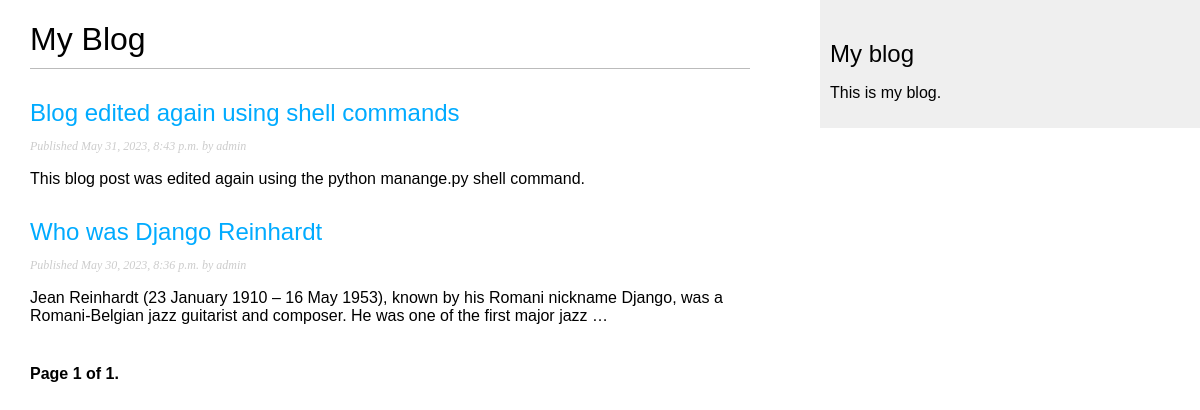
Before: /blog/ with the older database file.
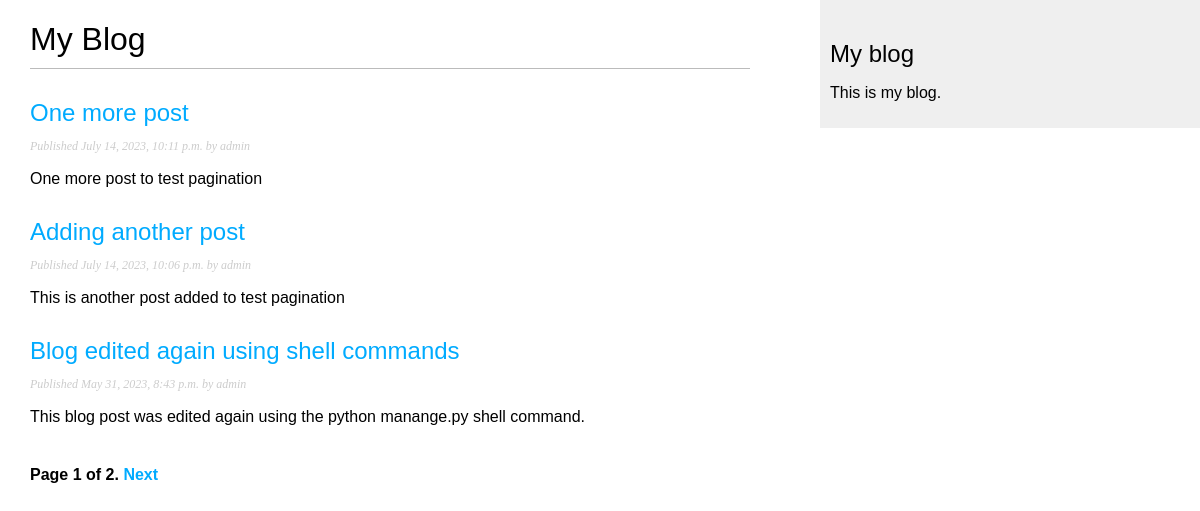
After: the same page with the newer database file.
### blog/models.py (models this page shows, shortened)
class Post(models.Model):
    class Status(models.TextChoices):
        DRAFT = 'DF', 'Draft'
        PUBLISHED = 'PB', 'Published'
    title = models.CharField(max_length=250)
    slug = models.SlugField(max_length=250, unique_for_date='publish')
    author = models.ForeignKey(
        User,
        on_delete=models.CASCADE,
        related_name='blog_posts'
    )
    body = models.TextField()
    publish = models.DateTimeField(default=timezone.now)
    created = models.DateTimeField(auto_now_add=True)
    updated = models.DateTimeField(auto_now=True)
    status = models.CharField(
        max_length=2,
        choices=Status.choices,
        default=Status.DRAFT
    )
    objects = models.Manager()  # The default manager
    published = PublishedManager()  # The custom manager
    class Meta:
        ordering = ['-publish']
        indexes = [
            models.Index(fields=['-publish'])
        ]
    def get_absolute_url(self):
        return reverse('blog:post_detail', args=[
            self.publish.year,
            self.publish.month,
            self.publish.day,
            self.slug
        ])

### blog/views.py (the view)
# urls.py: path('', views.PostListView.as_view(), name='post_list'),
class PostListView(ListView):
    queryset = Post.published.all()
    context_object_name = 'posts'
    paginate_by = 3
    template_name = 'blog/post/list.html'

### blog/templates/blog/post/list.html (shortened to what this page needs)
{% extends "blog/base.html" %}
{% block content %}
<h1>My Blog</h1>
  {% for post in posts %}
    <h2>
      <a href="{{ post.get_absolute_url }}">
          {{ post.title }}
      </a>
    </h2>
    <p class="date">
      Published {{ post.publish }} by {{ post.author }}
    </p>
    {{ post.body|truncatewords:30|linebreaks }}
  {% endfor %}
  {% include "pagination.html" with page=page_obj %}
{% endblock %}

### blog/templates/blog/base.html (shortened to what this page needs)
{% load static %}
<!DOCTYPE html>
<html>
  <head>
    <link href="{% static 'css/blog.css' %}" rel="stylesheet" />
  </head>
  <body>
    <div id="content">
      {% block content %}
      {% endblock %}
    </div>
    <div id="sidebar">
      <h2>My blog</h2>
      <p>This is my blog.</p>
    </div>
  </body>
</html>

### blog/templates/pagination.html (shortened to what this page needs)
<div class="pagination">
  <span class="step-links">
    <span class="current">
      Page {{ page.number }} of {{ page.paginator.num_pages }}.
    </span>
    {% if page.has_next %}
      <a href="?page={{ page.next_page_number }}">Next</a>
      {% endif %}
  </span>
</div>

### blog/static/css/blog.css (style rules this page uses)
body { margin: 0; padding: 0; font-family: helvetica, sans-serif; }
a { color: #00abff; text-decoration: none; }
h1 { font-weight: normal; border-bottom: 1px solid #bbb; padding: 0 0 10px 0; }
h2 { font-weight: normal; margin: 30px 0 0; }
#content { float: left; width: 60%; padding: 0 0 0 30px; }
#sidebar { float: right; width: 30%; padding: 10px; background: #efefef; height: 100%; }
p.date { color: #ccc; font-family: georgia, serif; font-size: 12px; font-style: italic; }
.pagination { margin: 40px 0; font-weight: bold; }

Changed rows visible on the page:
no longer on this page (row unchanged): Post: title "Who was Django Reinhardt", publish "May 30, 2023, 8:36 p.m.", author "admin", body "Jean Reinhardt (23 January 1910 – 16 May 1953), known by his Romani nickname Django, was a Romani-Belgian jazz guitarist and composer. He was one of the first major jazz …"
added Post: title "One more post", publish "July 14, 2023, 10:11 p.m.", author "admin", body "One more post to test pagination"
added Post: title "Adding another post", publish "July 14, 2023, 10:06 p.m.", author "admin", body "This is another post added to test pagination"
Other visible differences:
{{ page.paginator.num_pages }}: "1" → "2"
text now shown: "Next"
